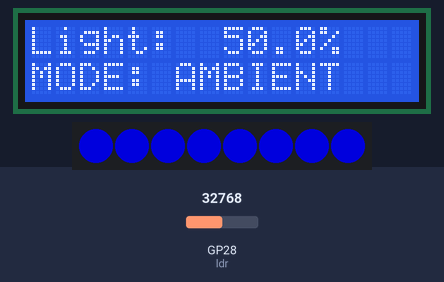
Recording of a program running on a simulated Raspberry Pi Pico running MicroPython. Shown: 16×2 character LCD, 8 RGB LEDs in strip order, left to right. The test bench sets the inputs (shaded band); at power-on: GP28 (ldr) = 32768 (analog values on the 0–65535 scale). Dim RGB values are drawn brighter than linear; what the program prints to the serial console is not drawn.

Above: at 3.2 s.
3.3 s: GP28 (ldr) set to 48080
At 4.8 s:
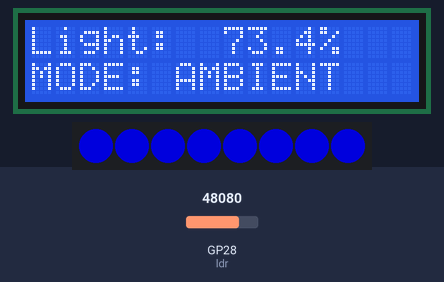
5.1 s: GP28 (ldr) set to 49792
At 5.9 s:
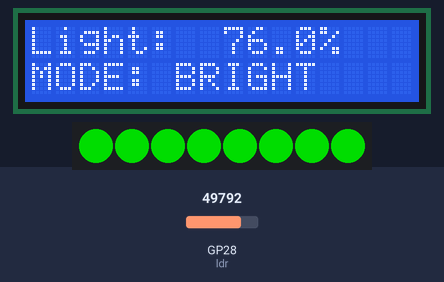
6.7 s: GP28 (ldr) set to 7864
At 8.0 s:
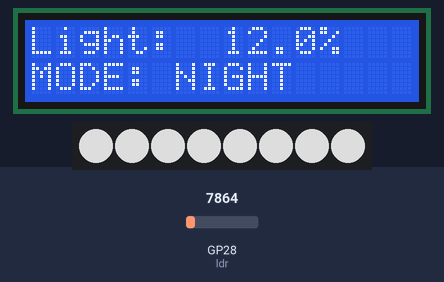
8.3 s: GP28 (ldr) set to 15456
At 9.2 s:
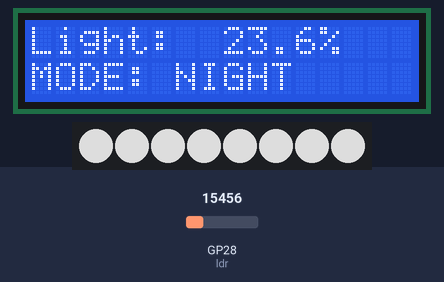
9.9 s: GP28 (ldr) set to 16976
At 11.4 s:
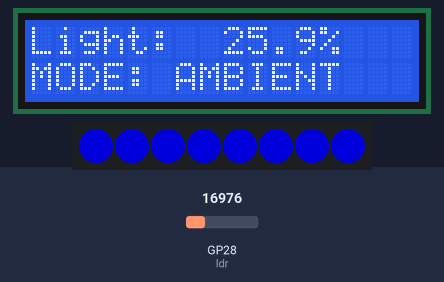
Timing chart, 0 to 12.5 s (numbered marks = the images above; inputs shaded):
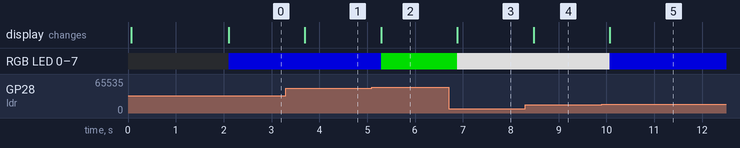

The program:

photores_test.py
```python
import machine, neopixel, time
from pico_i2c_lcd import I2cLcd

# 1. Configuration
LDR_PIN = 28
NEO_PIN = 2
NUM_LEDS = 8
LCD_ADDR = 0x27

# 2. Initialization
# ADC for Photoresistor
ldr = machine.ADC(LDR_PIN)

# I2C for LCD (GP0/GP1)
i2c = machine.I2C(0, sda=machine.Pin(0), scl=machine.Pin(1), freq=400000)
lcd = I2cLcd(i2c, LCD_ADDR, 2, 16)

# NeoPixels on GP2
np = neopixel.NeoPixel(machine.Pin(NEO_PIN), NUM_LEDS)

def set_neopixels(color):
    for i in range(NUM_LEDS):
        np[i] = color
    np.write()

def get_light_percent():
    raw = ldr.read_u16()
    return (raw / 65535) * 100

print("--- Integrated Smart Light System ---")
print("Press Ctrl+C to stop.")

try:
    lcd.clear()
    lcd.putstr("Smart Home Sys")
    time.sleep(2)

    while True:
        # Get light level
        light = get_light_percent()

        # Display on LCD
        lcd.move_to(0, 0)
        lcd.putstr(f"Light: {light:5.1f}%  ") # Padding to clear artifacts

        lcd.move_to(0, 1)
        if light < 25:
            lcd.putstr("MODE: NIGHT     ")
            set_neopixels((150, 150, 150)) # Dim White
        elif light < 75:
            lcd.putstr("MODE: AMBIENT   ")
            set_neopixels((0, 0, 150))     # Blue
        else:
            lcd.putstr("MODE: BRIGHT    ")
            set_neopixels((0, 150, 0))     # Green

        time.sleep(0.5)

except KeyboardInterrupt:
    print("\nShutting down...")
    lcd.clear()
    lcd.backlight_off()
    set_neopixels((0, 0, 0))
```

Measured:
- the behaviour switches between 49136 and 49152 on GP28 (ldr) (found by bisection; images 1 and 2)
- the behaviour switches between 16368 and 16384 on GP28 (ldr) (found by bisection; images 4 and 5)
- after the input at 3.3 s, the display: changes after 0.40 s (image 1)
- after the input at 5.1 s, RGB LED 0–7: RGB(0, 0, 150) → RGB(0, 150, 0) after 0.19 s; the display: changes after 0.19 s (image 2)
- after the input at 6.7 s, RGB LED 0–7: RGB(0, 150, 0) → RGB(150, 150, 150) after 0.18 s; the display: changes after 0.18 s (image 3)
- after the input at 8.3 s, the display: changes after 0.18 s (image 4)
- after the input at 9.9 s, RGB LED 0–7: RGB(150, 150, 150) → RGB(0, 0, 150) after 0.17 s; the display: changes after 0.17 s (image 5)
